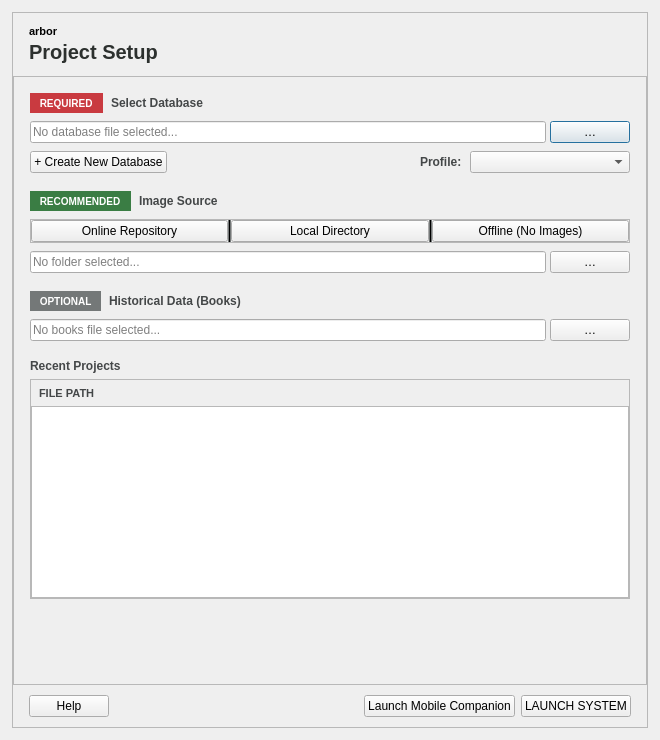
<?xml version="1.0" encoding="UTF-8"?>
<ui version="4.0">
 <class>StartupDialog</class>
 <widget class="QDialog" name="StartupDialog">
  <property name="geometry">
   <rect>
    <x>0</x>
    <y>0</y>
    <width>660</width>
    <height>740</height>
   </rect>
  </property>
  <property name="minimumSize">
   <size>
    <width>520</width>
    <height>640</height>
   </size>
  </property>
  <property name="windowTitle">
   <string>arbor — Project Setup</string>
  </property>
  <property name="styleSheet">
   <string notr="true">/* =========================================
   Arbor Startup Dialog Theme &amp; Design Tokens
   ========================================= */

QDialog#StartupDialog {
    background-color: #fbfaf8;
    color: #2c302e;
    font-family: 'Segoe UI', 'Inter', -apple-system, sans-serif;
}

/* Single Unified Card Container */
QFrame#card_frame {
    background-color: #ffffff;
    border: 1px solid #747878;
    border-radius: 2px;
}

/* Pinned Header */
QFrame#header_frame {
    background-color: #fbfaf8;
    border-bottom: 1px solid #c4c7c7;
}

/* Pinned Footer */
QFrame#footer_frame {
    background-color: #f2f5f1;
    border-top: 1px solid #c4c7c7;
}

/* Inputs &amp; Textboxes */
QLineEdit {
    background-color: #f2f5f1;
    color: #2c302e;
    border: 1px solid #747878;
    border-radius: 0px;
    padding: 6px 8px;
    font-family: 'Courier New', 'JetBrains Mono', monospace;
    font-size: 13px;
}
QLineEdit:focus {
    background-color: #ffffff;
    border: 1px solid #000000;
}

/* Standard Secondary &amp; Browse Buttons */
QPushButton {
    background-color: #fbfaf8;
    color: #2c302e;
    border: 1px solid #747878;
    border-radius: 0px;
    padding: 5px 12px;
    font-size: 12px;
    font-weight: 600;
}
QPushButton:hover {
    background-color: #e9ece5;
}
QPushButton:pressed {
    background-color: #e9ece5;
}

QPushButton#btn_browse_db, 
QPushButton#btn_browse_images, 
QPushButton#btn_browse_books {
    background-color: #fbfaf8;
    color: #444748;
    border: 1px solid #747878;
    padding: 5px 10px;
    font-size: 13px;
    font-weight: bold;
}
QPushButton#btn_browse_db:hover, 
QPushButton#btn_browse_images:hover, 
QPushButton#btn_browse_books:hover {
    background-color: #e9ece5;
}

QPushButton#btn_create_db {
    background-color: #f2f5f1;
    color: #000000;
    border: 1px solid #747878;
    font-family: 'Segoe UI', sans-serif;
    font-size: 12px;
    font-weight: bold;
    padding: 5px 14px;
}
QPushButton#btn_create_db:hover {
    background-color: #e9ece5;
}

/* Profile Dropdown */
QComboBox#combo_profile {
    background-color: #f2f5f1;
    color: #2c302e;
    border: 1px solid #747878;
    border-radius: 0px;
    padding: 4px 8px;
    font-size: 12px;
    font-weight: 500;
}
QComboBox#combo_profile:hover {
    background-color: #e9ece5;
}
QComboBox#combo_profile::drop-down {
    border: none;
    width: 18px;
}

/* =========================================
   Contiguous Segmented Image Mode Toolbar
   ========================================= */

QFrame#frame_image_modes {
    background-color: #ffffff;
    border: 1px solid #747878;
    border-radius: 0px;
}

QPushButton#btn_mode_online, 
QPushButton#btn_mode_offline {
    background-color: #ffffff;
    color: #444748;
    border: none;
    border-radius: 0px;
    font-family: 'Courier New', 'JetBrains Mono', monospace;
    font-size: 12px;
    font-weight: bold;
    padding: 7px 10px;
}
QPushButton#btn_mode_online:hover, 
QPushButton#btn_mode_offline:hover {
    background-color: #e9ece5;
    color: #000000;
}

QPushButton#btn_mode_local {
    background-color: #000000;
    color: #ffffff;
    border: none;
    border-radius: 0px;
    font-family: 'Courier New', 'JetBrains Mono', monospace;
    font-size: 12px;
    font-weight: bold;
    padding: 7px 10px;
}

/* =========================================
   Recent Projects Table
   ========================================= */

QFrame#frame_recent_table {
    background-color: #ffffff;
    border: 1px solid #747878;
    border-radius: 0px;
}

QFrame#frame_recent_header {
    background-color: #f2f5f1;
    border-bottom: 1px solid #747878;
}

QListWidget#list_recent_projects {
    background-color: #ffffff;
    border: none;
    font-family: 'Courier New', 'JetBrains Mono', monospace;
    font-size: 12px;
    color: #2c302e;
}
QListWidget#list_recent_projects::item {
    padding: 6px 8px;
    border-bottom: 1px solid #f2f5f1;
}
QListWidget#list_recent_projects::item:hover {
    background-color: #e9ece5;
    color: #000000;
}
QListWidget#list_recent_projects::item:selected {
    background-color: #e9ece5;
    color: #000000;
}

/* =========================================
   Footer Action Buttons
   ========================================= */

QPushButton#btn_help {
    background-color: #ffffff;
    color: #2c302e;
    border: 1px solid #747878;
    border-radius: 0px;
    font-family: 'Segoe UI', sans-serif;
    font-size: 13px;
    font-weight: bold;
    padding: 7px 18px;
}
QPushButton#btn_help:hover {
    background-color: #e9ece5;
}

QPushButton#btn_mobile {
    background-color: #2d6a4f;
    color: #ffffff;
    border: none;
    border-radius: 0px;
    font-family: 'Segoe UI', sans-serif;
    font-size: 13px;
    font-weight: bold;
    padding: 7px 16px;
}
QPushButton#btn_mobile:hover {
    background-color: #1b4332;
}
QPushButton#btn_mobile:disabled {
    background-color: #e9ece5;
    color: #747878;
}

QPushButton#btn_launch {
    background-color: #000000;
    color: #ffffff;
    border: none;
    border-radius: 0px;
    font-family: 'Segoe UI', sans-serif;
    font-size: 13px;
    font-weight: bold;
    padding: 7px 24px;
    letter-spacing: 0.5px;
}
QPushButton#btn_launch:hover {
    background-color: #2c302e;
}
QPushButton#btn_launch:pressed {
    background-color: #2c302e;
}
QPushButton#btn_launch:disabled {
    background-color: #e9ece5;
    color: #747878;
}

QScrollArea {
    border: none;
    background-color: #ffffff;
}
QScrollArea &gt; QWidget &gt; QWidget {
    background-color: #ffffff;
}
</string>
  </property>
  <layout class="QVBoxLayout" name="root_layout">
   <property name="spacing">
    <number>0</number>
   </property>
   <property name="leftMargin">
    <number>12</number>
   </property>
   <property name="topMargin">
    <number>12</number>
   </property>
   <property name="rightMargin">
    <number>12</number>
   </property>
   <property name="bottomMargin">
    <number>12</number>
   </property>
   <item>
    <widget class="QFrame" name="card_frame">
     <property name="frameShape">
      <enum>QFrame::Shape::StyledPanel</enum>
     </property>
     <property name="frameShadow">
      <enum>QFrame::Shadow::Plain</enum>
     </property>
     <layout class="QVBoxLayout" name="card_layout">
      <property name="spacing">
       <number>0</number>
      </property>
      <property name="leftMargin">
       <number>0</number>
      </property>
      <property name="topMargin">
       <number>0</number>
      </property>
      <property name="rightMargin">
       <number>0</number>
      </property>
      <property name="bottomMargin">
       <number>0</number>
      </property>
      <item>
       <widget class="QFrame" name="header_frame">
        <property name="frameShape">
         <enum>QFrame::Shape::NoFrame</enum>
        </property>
        <layout class="QVBoxLayout" name="header_layout">
         <property name="spacing">
          <number>2</number>
         </property>
         <property name="leftMargin">
          <number>16</number>
         </property>
         <property name="topMargin">
          <number>12</number>
         </property>
         <property name="rightMargin">
          <number>16</number>
         </property>
         <property name="bottomMargin">
          <number>12</number>
         </property>
         <item>
          <widget class="QLabel" name="lbl_app_tag">
           <property name="styleSheet">
            <string notr="true">font-family: 'Courier New', 'JetBrains Mono', monospace; font-size: 11px; font-weight: bold; color: #000000;</string>
           </property>
           <property name="text">
            <string>arbor</string>
           </property>
          </widget>
         </item>
         <item>
          <widget class="QLabel" name="lbl_title">
           <property name="styleSheet">
            <string notr="true">font-size: 20px; font-weight: bold; color: #2c302e;</string>
           </property>
           <property name="text">
            <string>Project Setup</string>
           </property>
          </widget>
         </item>
        </layout>
       </widget>
      </item>
      <item>
       <widget class="QScrollArea" name="body_scroll_area">
        <property name="widgetResizable">
         <bool>true</bool>
        </property>
        <widget class="QWidget" name="scrollAreaWidgetContents">
         <property name="geometry">
          <rect>
           <x>0</x>
           <y>0</y>
           <width>634</width>
           <height>595</height>
          </rect>
         </property>
         <layout class="QVBoxLayout" name="body_layout">
          <property name="spacing">
           <number>18</number>
          </property>
          <property name="leftMargin">
           <number>16</number>
          </property>
          <property name="topMargin">
           <number>16</number>
          </property>
          <property name="rightMargin">
           <number>16</number>
          </property>
          <property name="bottomMargin">
           <number>16</number>
          </property>
          <item>
           <widget class="QWidget" name="section_db" native="true">
            <layout class="QVBoxLayout" name="layout_sec_db">
             <property name="spacing">
              <number>8</number>
             </property>
             <property name="leftMargin">
              <number>0</number>
             </property>
             <property name="topMargin">
              <number>0</number>
             </property>
             <property name="rightMargin">
              <number>0</number>
             </property>
             <property name="bottomMargin">
              <number>0</number>
             </property>
             <item>
              <layout class="QHBoxLayout" name="layout_db_hdr">
               <item>
                <widget class="QLabel" name="badge_db_required">
                 <property name="styleSheet">
                  <string notr="true">background-color: #c93a40; color: #ffffff; font-family: 'Courier New', monospace; font-size: 10px; font-weight: bold; border-radius: 0px; padding: 2px 4px;</string>
                 </property>
                 <property name="text">
                  <string> REQUIRED </string>
                 </property>
                </widget>
               </item>
               <item>
                <widget class="QLabel" name="lbl_db_title">
                 <property name="styleSheet">
                  <string notr="true">font-family: 'Courier New', 'JetBrains Mono', monospace; font-size: 12px; font-weight: bold; color: #444748;</string>
                 </property>
                 <property name="text">
                  <string>Select Database</string>
                 </property>
                </widget>
               </item>
               <item>
                <spacer name="spacer_db_hdr">
                 <property name="orientation">
                  <enum>Qt::Orientation::Horizontal</enum>
                 </property>
                 <property name="sizeHint" stdset="0">
                  <size>
                   <width>40</width>
                   <height>20</height>
                  </size>
                 </property>
                </spacer>
               </item>
              </layout>
             </item>
             <item>
              <layout class="QHBoxLayout" name="layout_db_path">
               <property name="spacing">
                <number>4</number>
               </property>
               <item>
                <widget class="QLineEdit" name="input_db_path">
                 <property name="readOnly">
                  <bool>true</bool>
                 </property>
                 <property name="placeholderText">
                  <string>No database file selected...</string>
                 </property>
                </widget>
               </item>
               <item>
                <widget class="QPushButton" name="btn_browse_db">
                 <property name="cursor">
                  <cursorShape>PointingHandCursor</cursorShape>
                 </property>
                 <property name="text">
                  <string>…</string>
                 </property>
                </widget>
               </item>
              </layout>
             </item>
             <item>
              <layout class="QHBoxLayout" name="layout_db_sub">
               <item>
                <widget class="QPushButton" name="btn_create_db">
                 <property name="cursor">
                  <cursorShape>PointingHandCursor</cursorShape>
                 </property>
                 <property name="text">
                  <string>+ Create New Database</string>
                 </property>
                </widget>
               </item>
               <item>
                <spacer name="spacer_db_sub">
                 <property name="orientation">
                  <enum>Qt::Orientation::Horizontal</enum>
                 </property>
                 <property name="sizeHint" stdset="0">
                  <size>
                   <width>40</width>
                   <height>20</height>
                  </size>
                 </property>
                </spacer>
               </item>
               <item>
                <widget class="QLabel" name="lbl_profile">
                 <property name="styleSheet">
                  <string notr="true">font-family: 'Segoe UI', sans-serif; font-size: 12px; font-weight: bold; color: #444748;</string>
                 </property>
                 <property name="text">
                  <string>Profile:</string>
                 </property>
                </widget>
               </item>
               <item>
                <widget class="QComboBox" name="combo_profile">
                 <property name="minimumSize">
                  <size>
                   <width>160</width>
                   <height>0</height>
                  </size>
                 </property>
                 <property name="cursor">
                  <cursorShape>PointingHandCursor</cursorShape>
                 </property>
                </widget>
               </item>
              </layout>
             </item>
            </layout>
           </widget>
          </item>
          <item>
           <widget class="QWidget" name="section_images" native="true">
            <layout class="QVBoxLayout" name="layout_sec_images">
             <property name="spacing">
              <number>8</number>
             </property>
             <property name="leftMargin">
              <number>0</number>
             </property>
             <property name="topMargin">
              <number>0</number>
             </property>
             <property name="rightMargin">
              <number>0</number>
             </property>
             <property name="bottomMargin">
              <number>0</number>
             </property>
             <item>
              <layout class="QHBoxLayout" name="layout_img_hdr">
               <item>
                <widget class="QLabel" name="badge_img_recommended">
                 <property name="styleSheet">
                  <string notr="true">background-color: #3a7d44; color: #ffffff; font-family: 'Courier New', monospace; font-size: 10px; font-weight: bold; border-radius: 0px; padding: 2px 4px;</string>
                 </property>
                 <property name="text">
                  <string> RECOMMENDED </string>
                 </property>
                </widget>
               </item>
               <item>
                <widget class="QLabel" name="lbl_img_title">
                 <property name="styleSheet">
                  <string notr="true">font-family: 'Courier New', 'JetBrains Mono', monospace; font-size: 12px; font-weight: bold; color: #444748;</string>
                 </property>
                 <property name="text">
                  <string>Image Source</string>
                 </property>
                </widget>
               </item>
               <item>
                <spacer name="spacer_img_hdr">
                 <property name="orientation">
                  <enum>Qt::Orientation::Horizontal</enum>
                 </property>
                 <property name="sizeHint" stdset="0">
                  <size>
                   <width>40</width>
                   <height>20</height>
                  </size>
                 </property>
                </spacer>
               </item>
              </layout>
             </item>
             <item>
              <widget class="QFrame" name="frame_image_modes">
               <property name="frameShape">
                <enum>QFrame::Shape::StyledPanel</enum>
               </property>
               <layout class="QHBoxLayout" name="layout_segmented_strip">
                <property name="spacing">
                 <number>0</number>
                </property>
                <property name="leftMargin">
                 <number>0</number>
                </property>
                <property name="topMargin">
                 <number>0</number>
                </property>
                <property name="rightMargin">
                 <number>0</number>
                </property>
                <property name="bottomMargin">
                 <number>0</number>
                </property>
                <item>
                 <widget class="QPushButton" name="btn_mode_online">
                  <property name="cursor">
                   <cursorShape>PointingHandCursor</cursorShape>
                  </property>
                  <property name="text">
                   <string>Online Repository</string>
                  </property>
                 </widget>
                </item>
                <item>
                 <widget class="QFrame" name="line_seg_1">
                  <property name="styleSheet">
                   <string notr="true">background-color: #747878;</string>
                  </property>
                  <property name="frameShape">
                   <enum>QFrame::Shape::VLine</enum>
                  </property>
                  <property name="frameShadow">
                   <enum>QFrame::Shadow::Plain</enum>
                  </property>
                  <property name="lineWidth">
                   <number>1</number>
                  </property>
                 </widget>
                </item>
                <item>
                 <widget class="QPushButton" name="btn_mode_local">
                  <property name="cursor">
                   <cursorShape>PointingHandCursor</cursorShape>
                  </property>
                  <property name="text">
                   <string>Local Directory</string>
                  </property>
                 </widget>
                </item>
                <item>
                 <widget class="QFrame" name="line_seg_2">
                  <property name="styleSheet">
                   <string notr="true">background-color: #747878;</string>
                  </property>
                  <property name="frameShape">
                   <enum>QFrame::Shape::VLine</enum>
                  </property>
                  <property name="frameShadow">
                   <enum>QFrame::Shadow::Plain</enum>
                  </property>
                  <property name="lineWidth">
                   <number>1</number>
                  </property>
                 </widget>
                </item>
                <item>
                 <widget class="QPushButton" name="btn_mode_offline">
                  <property name="cursor">
                   <cursorShape>PointingHandCursor</cursorShape>
                  </property>
                  <property name="text">
                   <string>Offline (No Images)</string>
                  </property>
                 </widget>
                </item>
               </layout>
              </widget>
             </item>
             <item>
              <widget class="QWidget" name="folder_picker_container" native="true">
               <layout class="QHBoxLayout" name="layout_img_folder">
                <property name="spacing">
                 <number>4</number>
                </property>
                <property name="leftMargin">
                 <number>0</number>
                </property>
                <property name="topMargin">
                 <number>0</number>
                </property>
                <property name="rightMargin">
                 <number>0</number>
                </property>
                <property name="bottomMargin">
                 <number>0</number>
                </property>
                <item>
                 <widget class="QLineEdit" name="input_image_path">
                  <property name="readOnly">
                   <bool>true</bool>
                  </property>
                  <property name="placeholderText">
                   <string>No folder selected...</string>
                  </property>
                 </widget>
                </item>
                <item>
                 <widget class="QPushButton" name="btn_browse_images">
                  <property name="cursor">
                   <cursorShape>PointingHandCursor</cursorShape>
                  </property>
                  <property name="text">
                   <string>…</string>
                  </property>
                 </widget>
                </item>
               </layout>
              </widget>
             </item>
            </layout>
           </widget>
          </item>
          <item>
           <widget class="QWidget" name="section_books" native="true">
            <layout class="QVBoxLayout" name="layout_sec_books">
             <property name="spacing">
              <number>8</number>
             </property>
             <property name="leftMargin">
              <number>0</number>
             </property>
             <property name="topMargin">
              <number>0</number>
             </property>
             <property name="rightMargin">
              <number>0</number>
             </property>
             <property name="bottomMargin">
              <number>0</number>
             </property>
             <item>
              <layout class="QHBoxLayout" name="layout_books_hdr">
               <item>
                <widget class="QLabel" name="badge_books_optional">
                 <property name="styleSheet">
                  <string notr="true">background-color: #747878; color: #ffffff; font-family: 'Courier New', monospace; font-size: 10px; font-weight: bold; border-radius: 0px; padding: 2px 4px;</string>
                 </property>
                 <property name="text">
                  <string> OPTIONAL </string>
                 </property>
                </widget>
               </item>
               <item>
                <widget class="QLabel" name="lbl_books_title">
                 <property name="styleSheet">
                  <string notr="true">font-family: 'Courier New', 'JetBrains Mono', monospace; font-size: 12px; font-weight: bold; color: #444748;</string>
                 </property>
                 <property name="text">
                  <string>Historical Data (Books)</string>
                 </property>
                </widget>
               </item>
               <item>
                <spacer name="spacer_books_hdr">
                 <property name="orientation">
                  <enum>Qt::Orientation::Horizontal</enum>
                 </property>
                 <property name="sizeHint" stdset="0">
                  <size>
                   <width>40</width>
                   <height>20</height>
                  </size>
                 </property>
                </spacer>
               </item>
              </layout>
             </item>
             <item>
              <layout class="QHBoxLayout" name="layout_books_path">
               <property name="spacing">
                <number>4</number>
               </property>
               <item>
                <widget class="QLineEdit" name="input_books_path">
                 <property name="readOnly">
                  <bool>true</bool>
                 </property>
                 <property name="placeholderText">
                  <string>No books file selected...</string>
                 </property>
                </widget>
               </item>
               <item>
                <widget class="QPushButton" name="btn_browse_books">
                 <property name="cursor">
                  <cursorShape>PointingHandCursor</cursorShape>
                 </property>
                 <property name="text">
                  <string>…</string>
                 </property>
                </widget>
               </item>
              </layout>
             </item>
            </layout>
           </widget>
          </item>
          <item>
           <widget class="QWidget" name="section_recent" native="true">
            <layout class="QVBoxLayout" name="layout_sec_recent">
             <property name="spacing">
              <number>6</number>
             </property>
             <property name="leftMargin">
              <number>0</number>
             </property>
             <property name="topMargin">
              <number>0</number>
             </property>
             <property name="rightMargin">
              <number>0</number>
             </property>
             <property name="bottomMargin">
              <number>0</number>
             </property>
             <item>
              <widget class="QLabel" name="lbl_recent_title">
               <property name="styleSheet">
                <string notr="true">font-family: 'Courier New', 'JetBrains Mono', monospace; font-size: 12px; font-weight: bold; color: #444748;</string>
               </property>
               <property name="text">
                <string>Recent Projects</string>
               </property>
              </widget>
             </item>
             <item>
              <widget class="QFrame" name="frame_recent_table">
               <property name="frameShape">
                <enum>QFrame::Shape::StyledPanel</enum>
               </property>
               <layout class="QVBoxLayout" name="layout_recent_inner">
                <property name="spacing">
                 <number>0</number>
                </property>
                <property name="leftMargin">
                 <number>0</number>
                </property>
                <property name="topMargin">
                 <number>0</number>
                </property>
                <property name="rightMargin">
                 <number>0</number>
                </property>
                <property name="bottomMargin">
                 <number>0</number>
                </property>
                <item>
                 <widget class="QFrame" name="frame_recent_header">
                  <property name="minimumSize">
                   <size>
                    <width>0</width>
                    <height>26</height>
                   </size>
                  </property>
                  <property name="frameShape">
                   <enum>QFrame::Shape::NoFrame</enum>
                  </property>
                  <layout class="QHBoxLayout" name="layout_hdr_row">
                   <property name="leftMargin">
                    <number>8</number>
                   </property>
                   <property name="topMargin">
                    <number>2</number>
                   </property>
                   <property name="rightMargin">
                    <number>8</number>
                   </property>
                   <property name="bottomMargin">
                    <number>2</number>
                   </property>
                   <item>
                    <widget class="QLabel" name="lbl_hdr_filepath">
                     <property name="styleSheet">
                      <string notr="true">font-family: 'Courier New', 'JetBrains Mono', monospace; font-size: 11px; font-weight: bold; color: #444748;</string>
                     </property>
                     <property name="text">
                      <string>FILE PATH</string>
                     </property>
                    </widget>
                   </item>
                  </layout>
                 </widget>
                </item>
                <item>
                 <widget class="QListWidget" name="list_recent_projects">
                  <property name="minimumSize">
                   <size>
                    <width>0</width>
                    <height>90</height>
                   </size>
                  </property>
                  <property name="cursor" stdset="0">
                   <cursorShape>PointingHandCursor</cursorShape>
                  </property>
                 </widget>
                </item>
               </layout>
              </widget>
             </item>
            </layout>
           </widget>
          </item>
          <item>
           <spacer name="spacer_body_bottom">
            <property name="orientation">
             <enum>Qt::Orientation::Vertical</enum>
            </property>
            <property name="sizeHint" stdset="0">
             <size>
              <width>20</width>
              <height>10</height>
             </size>
            </property>
           </spacer>
          </item>
         </layout>
        </widget>
       </widget>
      </item>
      <item>
       <widget class="QFrame" name="footer_frame">
        <property name="frameShape">
         <enum>QFrame::Shape::NoFrame</enum>
        </property>
        <layout class="QHBoxLayout" name="footer_layout">
         <property name="leftMargin">
          <number>16</number>
         </property>
         <property name="topMargin">
          <number>10</number>
         </property>
         <property name="rightMargin">
          <number>16</number>
         </property>
         <property name="bottomMargin">
          <number>10</number>
         </property>
         <item>
          <widget class="QPushButton" name="btn_help">
           <property name="cursor">
            <cursorShape>PointingHandCursor</cursorShape>
           </property>
           <property name="text">
            <string>Help</string>
           </property>
          </widget>
         </item>
         <item>
          <widget class="QLabel" name="lbl_status">
           <property name="styleSheet">
            <string notr="true">color: #747878; font-size: 12px;</string>
           </property>
           <property name="text">
            <string/>
           </property>
          </widget>
         </item>
         <item>
          <spacer name="spacer_footer">
           <property name="orientation">
            <enum>Qt::Orientation::Horizontal</enum>
           </property>
           <property name="sizeHint" stdset="0">
            <size>
             <width>40</width>
             <height>20</height>
            </size>
           </property>
          </spacer>
         </item>
         <item>
          <widget class="QPushButton" name="btn_mobile">
           <property name="cursor">
            <cursorShape>PointingHandCursor</cursorShape>
           </property>
           <property name="text">
            <string>Launch Mobile Companion</string>
           </property>
          </widget>
         </item>
         <item>
          <widget class="QPushButton" name="btn_launch">
           <property name="cursor">
            <cursorShape>PointingHandCursor</cursorShape>
           </property>
           <property name="text">
            <string>LAUNCH SYSTEM</string>
           </property>
          </widget>
         </item>
        </layout>
       </widget>
      </item>
     </layout>
    </widget>
   </item>
  </layout>
 </widget>
 <resources/>
 <connections/>
</ui>
